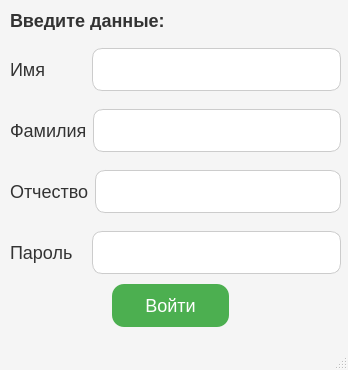
<?xml version="1.0" encoding="UTF-8"?>
<ui version="4.0">
 <class>MainWindow</class>
 <widget class="QMainWindow" name="MainWindow">
  <property name="geometry">
   <rect>
    <x>0</x>
    <y>0</y>
    <width>348</width>
    <height>370</height>
   </rect>
  </property>
  <property name="windowTitle">
   <string>MainWindow</string>
  </property>
  <property name="styleSheet">
   <string notr="true">/* Main window background */
QMainWindow {
    background-color: #f5f5f5; /* Светло-серый фон */
}

/* General button style */
QPushButton {
    background-color: #4CAF50; /* Зеленый фон для всех кнопок */
    border: none; /* Без границы */
    color: white; /* Белый текст */
    padding: 10px 24px; /* Внутренний отступ */
    text-align: center; /* Выравнивание текста по центру */
    text-decoration: none; /* Без подчеркивания */
    font-size: 18px; /* Размер шрифта */
    margin: 4px 2px; /* Внешний отступ */
    border-radius: 12px; /* Закругленные углы */
}

QPushButton:hover {
    background-color: #45a049; /* Темно-зеленый фон при наведении */
}

QPushButton:pressed {
    background-color: #398439; /* Ещё темнее при нажатии */
}

/* Line edit fields */
QLineEdit {
    border: 1px solid #ccc; /* Светло-серая граница */
    border-radius: 10px; /* Закругленные углы */
    padding: 10px; /* Внутренний отступ */
    font-size: 16px; /* Размер шрифта */
    background-color: #fff; /* Белый фон */
    margin: 4px 0; /* Внешний отступ */
}

/* Line edit focus style */
QLineEdit:focus {
    border: 1px solid #4CAF50; /* Зеленая граница при фокусе */
}

/* Labels */
QLabel {
    font-size: 18px; /* Размер шрифта */
    color: #333; /* Темно-серый текст */
}

/* Message box buttons */
QMessageBox QPushButton {
    background-color: #4CAF50; /* Зеленый фон */
    color: white; /* Белый текст */
    border: none; /* Без границы */
    padding: 10px 20px; /* Внутренний отступ */
    border-radius: 5px; /* Закругленные углы */
}

QMessageBox QPushButton:hover {
    background-color: #45a049; /* Темно-зеленый фон при наведении */
}

QMessageBox QPushButton:pressed {
    background-color: #398439; /* Ещё темнее при нажатии */
}
</string>
  </property>
  <widget class="QWidget" name="centralwidget">
   <widget class="QPushButton" name="loginButton">
    <property name="geometry">
     <rect>
      <x>110</x>
      <y>280</y>
      <width>121</width>
      <height>51</height>
     </rect>
    </property>
    <property name="text">
     <string>Войти</string>
    </property>
   </widget>
   <widget class="QWidget" name="layoutWidget">
    <property name="geometry">
     <rect>
      <x>10</x>
      <y>40</y>
      <width>331</width>
      <height>243</height>
     </rect>
    </property>
    <layout class="QVBoxLayout" name="verticalLayout">
     <item>
      <layout class="QHBoxLayout" name="horizontalLayout">
       <item>
        <widget class="QLabel" name="label">
         <property name="enabled">
          <bool>true</bool>
         </property>
         <property name="minimumSize">
          <size>
           <width>76</width>
           <height>0</height>
          </size>
         </property>
         <property name="maximumSize">
          <size>
           <width>16555532</width>
           <height>16777215</height>
          </size>
         </property>
         <property name="sizeIncrement">
          <size>
           <width>35</width>
           <height>70</height>
          </size>
         </property>
         <property name="text">
          <string>Имя</string>
         </property>
        </widget>
       </item>
       <item>
        <widget class="QLineEdit" name="nameEdit"/>
       </item>
      </layout>
     </item>
     <item>
      <layout class="QHBoxLayout" name="horizontalLayout_2">
       <item>
        <widget class="QLabel" name="label_2">
         <property name="minimumSize">
          <size>
           <width>76</width>
           <height>0</height>
          </size>
         </property>
         <property name="text">
          <string>Фамилия</string>
         </property>
        </widget>
       </item>
       <item>
        <widget class="QLineEdit" name="familyEdit"/>
       </item>
      </layout>
     </item>
     <item>
      <layout class="QHBoxLayout" name="horizontalLayout_3">
       <item>
        <widget class="QLabel" name="label_3">
         <property name="minimumSize">
          <size>
           <width>76</width>
           <height>0</height>
          </size>
         </property>
         <property name="text">
          <string>Отчество</string>
         </property>
        </widget>
       </item>
       <item>
        <widget class="QLineEdit" name="patronymicEdit"/>
       </item>
      </layout>
     </item>
     <item>
      <layout class="QHBoxLayout" name="horizontalLayout_4">
       <item>
        <widget class="QLabel" name="label_4">
         <property name="minimumSize">
          <size>
           <width>76</width>
           <height>0</height>
          </size>
         </property>
         <property name="text">
          <string>Пароль</string>
         </property>
        </widget>
       </item>
       <item>
        <widget class="QLineEdit" name="passwordEdit"/>
       </item>
      </layout>
     </item>
    </layout>
   </widget>
   <widget class="QLabel" name="label_5">
    <property name="geometry">
     <rect>
      <x>10</x>
      <y>10</y>
      <width>171</width>
      <height>20</height>
     </rect>
    </property>
    <property name="font">
     <font>
      <pointsize>-1</pointsize>
      <bold>true</bold>
     </font>
    </property>
    <property name="text">
     <string>Введите данные:</string>
    </property>
   </widget>
  </widget>
  <widget class="QMenuBar" name="menubar">
   <property name="geometry">
    <rect>
     <x>0</x>
     <y>0</y>
     <width>348</width>
     <height>26</height>
    </rect>
   </property>
  </widget>
  <widget class="QStatusBar" name="statusbar"/>
 </widget>
 <resources/>
 <connections/>
</ui>
